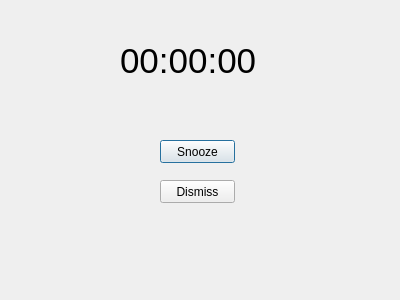
<?xml version="1.0" encoding="UTF-8"?>
<ui version="4.0">
 <class>Snooze</class>
 <widget class="QDialog" name="Snooze">
  <property name="geometry">
   <rect>
    <x>0</x>
    <y>0</y>
    <width>400</width>
    <height>300</height>
   </rect>
  </property>
  <property name="windowTitle">
   <string>Dialog</string>
  </property>
  <widget class="QLabel" name="label">
   <property name="geometry">
    <rect>
     <x>120</x>
     <y>40</y>
     <width>181</width>
     <height>41</height>
    </rect>
   </property>
   <property name="font">
    <font>
     <pointsize>26</pointsize>
    </font>
   </property>
   <property name="text">
    <string>00:00:00</string>
   </property>
  </widget>
  <widget class="QPushButton" name="snoozebtn">
   <property name="geometry">
    <rect>
     <x>160</x>
     <y>140</y>
     <width>75</width>
     <height>23</height>
    </rect>
   </property>
   <property name="text">
    <string>Snooze</string>
   </property>
  </widget>
  <widget class="QPushButton" name="dismissbtn">
   <property name="geometry">
    <rect>
     <x>160</x>
     <y>180</y>
     <width>75</width>
     <height>23</height>
    </rect>
   </property>
   <property name="text">
    <string>Dismiss</string>
   </property>
  </widget>
 </widget>
 <resources/>
 <connections/>
</ui>
